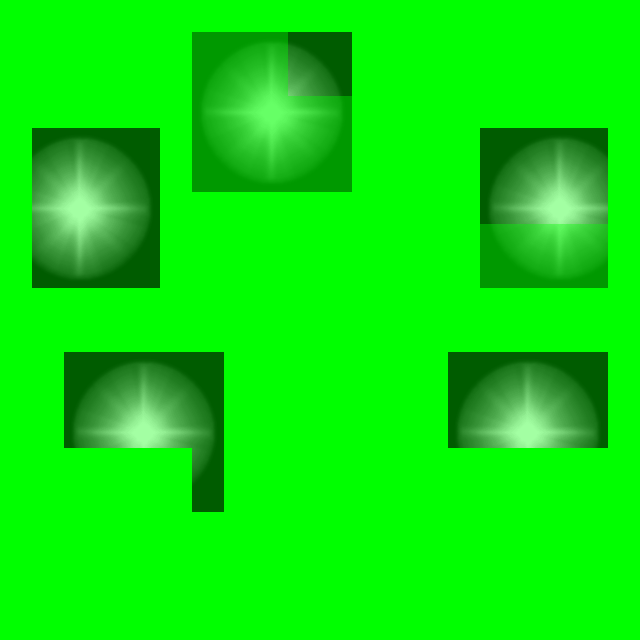

Below is a game level as drawn by its tile map, then a one-line description and the .tmx that defines it (tile-layer data replaced by summaries):
An orthogonal 20x20 tile map with 32x32 px tiles, 10 tile layers (0_floor, 1_terrain, 2_object, 3_roof, ...), 9 tilesets.

<map version="1.0" orientation="orthogonal" renderorder="right-down" width="20" height="20" tilewidth="32" tileheight="32" nextobjectid="1">
 <tileset firstgid="1" name="collision" tilewidth="32" tileheight="32" tilecount="1" columns="1">
  <image source="../../tileset/logic/collision.png" width="32" height="32" />
 </tileset>
 <tileset firstgid="2" name="protection" tilewidth="32" tileheight="32" tilecount="2" columns="2">
  <image source="../../tileset/logic/protection.png" width="64" height="32" />
 </tileset>
 <tileset firstgid="4" name="sciany" tilewidth="32" tileheight="32" tilecount="30" columns="5">
  <image source="../../tileset/pol/domki/kosciol_sciany.png" width="160" height="192" />
 </tileset>
 <tileset firstgid="34" name="posadzka" tilewidth="32" tileheight="32" tilecount="15" columns="5">
  <image source="../../tileset/ground/slate_tiles.png" width="160" height="96" />
 </tileset>
 <tileset firstgid="49" name="ogien" tilewidth="32" tileheight="32" tilecount="8" columns="4">
  <image source="../../tileset/pol/oswietlenie/plomien_big.png" width="128" height="64" />
 </tileset>
 <tileset firstgid="57" name="podstawa" tilewidth="32" tileheight="32" tilecount="3" columns="1">
  <image source="../../tileset/furniture/light/iron_lamp.png" width="32" height="96" />
 </tileset>
 <tileset firstgid="60" name="statula" tilewidth="32" tileheight="32" tilecount="54" columns="6">
  <image source="../../tileset/pol/posagi/statua_z_mieczem.png" width="192" height="288" />
 </tileset>
 <tileset firstgid="114" name="brama" tilewidth="32" tileheight="32" tilecount="6" columns="3">
  <image source="../../tileset/pol/domki/drzwi/warownia_wejscie_big.png" width="96" height="64" />
 </tileset>
 <tileset firstgid="120" name="latarnia_blask" tilewidth="32" tileheight="32" tilecount="25" columns="5">
  <image source="../../tileset/pol/oswietlenie/latarnia_blask.png" width="160" height="160" />
 </tileset>
 <layer name="0_floor" width="20" height="20">
  <data>[400 cells, 400 non-empty, 6 distinct tile ids]</data>
 </layer>
 <layer name="1_terrain" width="20" height="20">
  <data>[400 cells, 278 non-empty, 33 distinct tile ids]</data>
 </layer>
 <layer name="2_object" width="20" height="20">
  <data>[400 cells, 8 non-empty, 6 distinct tile ids]</data>
 </layer>
 <layer name="3_roof" width="20" height="20">
  <data>[400 cells, 71 non-empty, 33 distinct tile ids]</data>
 </layer>
 <layer name="4_roof_add" width="20" height="20">
  <data>[400 cells, 4 non-empty, 4 distinct tile ids]</data>
 </layer>
 <layer name="objects" width="20" height="20">
  <data>[400 cells, 0 non-empty, 0 distinct tile ids]</data>
 </layer>
 <layer name="collision" width="20" height="20">
  <data>[400 cells, 239 non-empty, 1 distinct tile ids]</data>
 </layer>
 <layer name="protection" width="20" height="20">
  <data>[400 cells, 400 non-empty, 1 distinct tile ids]</data>
 </layer>
 <layer name="blend_ground" width="20" height="20" opacity="0.4">
  <data>[400 cells, 97 non-empty, 25 distinct tile ids]</data>
 </layer>
 <layer name="blend_roof" width="20" height="20" opacity="0.4">
  <data>[400 cells, 68 non-empty, 23 distinct tile ids]</data>
 </layer>
</map>
